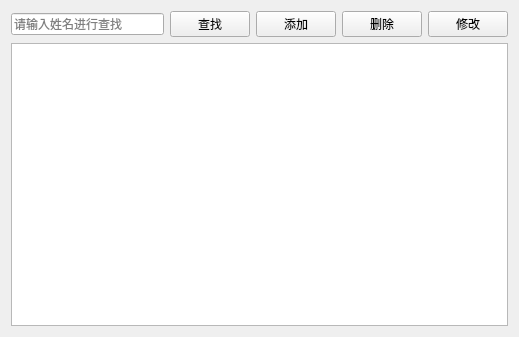
<?xml version="1.0" encoding="UTF-8"?>
<ui version="4.0">
 <class>PatientView</class>
 <widget class="QWidget" name="PatientView">
  <property name="geometry">
   <rect>
    <x>0</x>
    <y>0</y>
    <width>519</width>
    <height>337</height>
   </rect>
  </property>
  <property name="windowTitle">
   <string>患者管理</string>
  </property>
  <layout class="QVBoxLayout" name="verticalLayout">
   <item>
    <layout class="QHBoxLayout" name="horizontalLayout">
     <item>
      <widget class="QLineEdit" name="txtSearch">
       <property name="placeholderText">
        <string>请输入姓名进行查找</string>
       </property>
      </widget>
     </item>
     <item>
      <widget class="QPushButton" name="btSearch">
       <property name="text">
        <string>查找</string>
       </property>
       <property name="icon">
        <iconset resource="lab4.qrc">
         <normaloff>:/img/search.png</normaloff>:/img/search.png</iconset>
       </property>
      </widget>
     </item>
     <item>
      <widget class="QPushButton" name="btAdd">
       <property name="text">
        <string>添加</string>
       </property>
       <property name="icon">
        <iconset resource="lab4.qrc">
         <normaloff>:/img/new.png</normaloff>:/img/new.png</iconset>
       </property>
      </widget>
     </item>
     <item>
      <widget class="QPushButton" name="btDelete">
       <property name="text">
        <string>删除</string>
       </property>
       <property name="icon">
        <iconset resource="lab4.qrc">
         <normaloff>:/img/delete.png</normaloff>:/img/delete.png</iconset>
       </property>
      </widget>
     </item>
     <item>
      <widget class="QPushButton" name="btEdit">
       <property name="text">
        <string>修改</string>
       </property>
       <property name="icon">
        <iconset resource="lab4.qrc">
         <normaloff>:/img/edit.png</normaloff>:/img/edit.png</iconset>
       </property>
      </widget>
     </item>
    </layout>
   </item>
   <item>
    <widget class="QTableView" name="tableView"/>
   </item>
  </layout>
 </widget>
 <resources>
  <include location="lab4.qrc"/>
 </resources>
 <connections/>
</ui>
